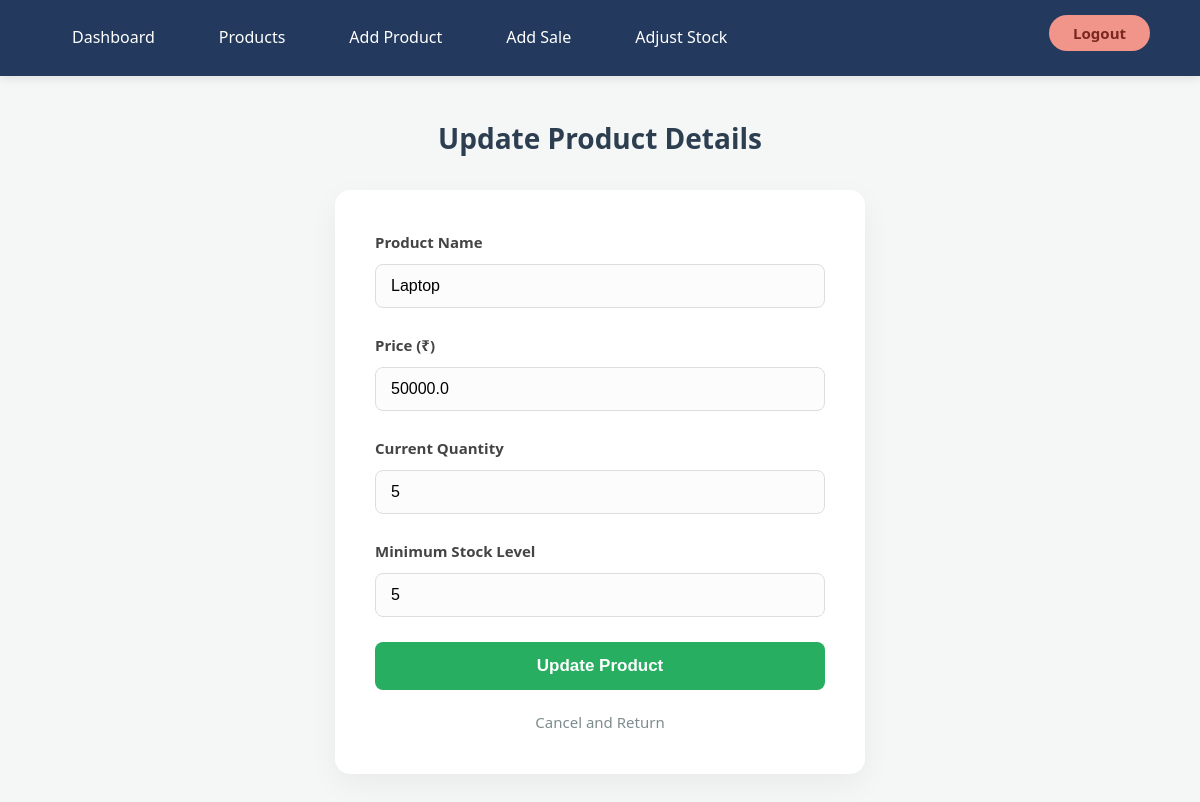
The page /update-product/1/ (signed in) on the database its author committed.
### inventory/models.py (models this page shows, shortened)
class Product(models.Model):
    name = models.CharField(max_length=100)
    price = models.FloatField()
    quantity = models.IntegerField()
    minimum_stock = models.IntegerField(default=5)

### inventory/views.py (the view)
# urls.py: path('update-product/<int:id>/', views.update_product, name='update_product'),
@login_required
def update_product(request, id):
    product = get_object_or_404(Product, id=id)
    if request.method == 'POST':
        form = ProductForm(request.POST, instance=product)
        if form.is_valid():
            form.save()
            return redirect('product_list')
    else:
        form = ProductForm(instance=product)
    return render(request, 'update_product.html', {'form': form})

### inventory/forms.py
class ProductForm(forms.ModelForm):
    class Meta:
        model = Product
        fields = ['name', 'price', 'quantity', 'minimum_stock']

### templates/update_product.html (shortened to what this page needs)
{% extends 'base.html' %}
{% block content %}
<div class="container">
    <h2>Update Product Details</h2>
    <div class="form-box">
        <form method="POST">
            <div class="form-row">
                <label>Product Name</label>
                {{ form.name }}
            </div>
            <div class="form-row">
                <label>Price (₹)</label>
                {{ form.price }}
            </div>
            <div class="form-row">
                <label>Current Quantity</label>
                {{ form.quantity }}
            </div>
            <div class="form-row">
                <label>Minimum Stock Level</label>
                {{ form.minimum_stock }}
            </div>
            <button type="submit" class="btn-save">Update Product</button>
        </form>
        <a href="/products/" class="btn-back">Cancel and Return</a>
    </div>
</div>
{% endblock %}

### templates/base.html (style rules this page uses)
body { font-family: 'Segoe UI', Roboto, Helvetica, Arial, sans-serif; background-color: #f4f7f6; margin: 0; color: #333; font-size: 16px; line-height: 1.6; }
.container { width: 90%; max-width: 1200px; margin: 40px auto; }
h2 { font-size: 28px; color: #2c3e50; margin-bottom: 30px; text-align: center; font-weight: 700; }
input[type="text"] { width: 100%; max-width: 450px; padding: 12px 20px; border: 1px solid #e0e0e0; border-radius: 8px; font-size: 15px; background-color: #f9f9f9; outline: none; transition: border 0.3s; }
.form-box { background: white; max-width: 450px; margin: 0 auto; padding: 40px; border-radius: 15px; box-shadow: 0 10px 30px rgba(0, 0, 0, 0.05); text-align: left; }
.form-row { margin-bottom: 25px; }
.form-row label { display: block; margin-bottom: 10px; font-weight: 600; color: #444; font-size: 15px; }
.form-input, .form-row input, .form-row select { width: 100%; padding: 12px 15px; border: 1px solid #ddd; border-radius: 8px; font-size: 16px; box-sizing: border-box; background-color: #fcfcfc; transition: 0.3s; }
.btn-save { width: 100%; padding: 14px; background: #27ae60; color: white; border: none; border-radius: 8px; font-weight: 600; font-size: 17px; cursor: pointer; transition: 0.3s; }
.btn-back { display: block; text-align: center; margin-top: 20px; color: #7f8c8d; text-decoration: none; font-size: 15px; }

### rows shown on the page
Product: name "Laptop", price "50000.0", quantity "5", minimum_stock "5"
